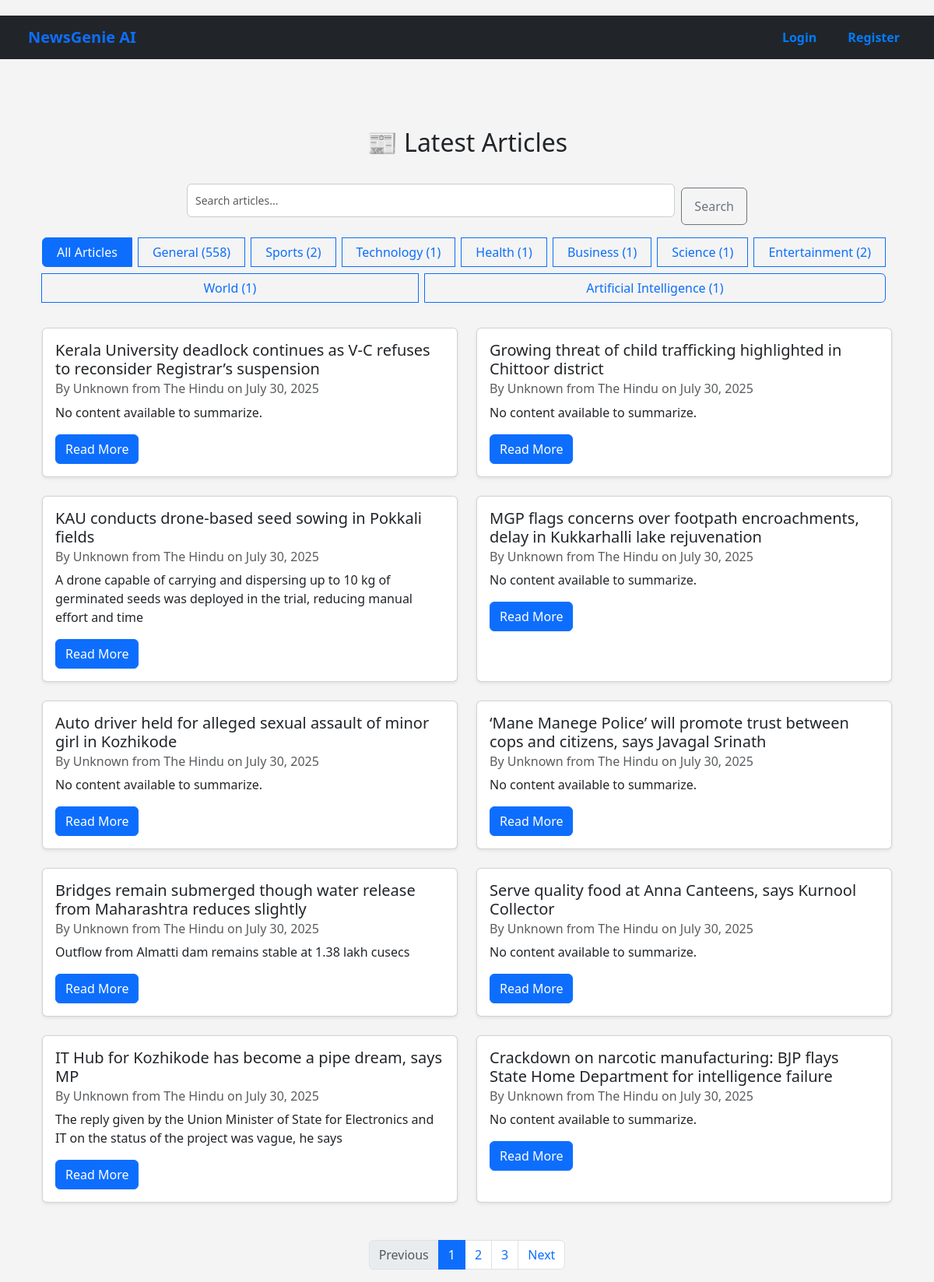
The app's page /articles/ with its own data.
### news/models.py (models this page shows, shortened)
class Category(models.Model):
    name = models.CharField(max_length=100)
    description = models.TextField(blank=True)
    class Meta:
        ordering = ['name']

class Article(models.Model):
    title = models.CharField(max_length=200)
    content = models.TextField()
    summary = models.TextField(blank=True, null=True)
    source_url = models.URLField()
    category = models.ForeignKey(Category, on_delete=models.CASCADE)
    published_date = models.DateTimeField(default=timezone.now)
    link = models.URLField(max_length=500, unique=True, null=True, blank=True)
    publication_date = models.DateTimeField(null=True, blank=True)
    author = models.CharField(max_length=255, default='Unknown')
    source = models.CharField(max_length=100, default='Unknown')
    created_at = models.DateTimeField(auto_now_add=True)
    audio_file = models.CharField(max_length=255, blank=True, null=True)
    audio_file = models.FileField(upload_to='news_audio/', null=True, blank=True)
    approved = models.BooleanField(default=False)
    class Meta:
        ordering = ['-published_date']

### news/views.py (the view, shortened to what this page needs)
# urls.py: path('', ArticleListView.as_view(), name='home'),
class ArticleListView(ListView):
    model = Article
    template_name = 'news/article_list.html'
    context_object_name = 'articles'
    paginate_by = 10
    def get_queryset(self):
        queryset = Article.objects.all().order_by('-published_date')
        category = self.request.GET.get('category')
        query = self.request.GET.get('q')
        if category:
            queryset = queryset.filter(category__name__iexact=category)
        return queryset
    def get_context_data(self, **kwargs):
        context = super().get_context_data(**kwargs)
        context['categories'] = Category.objects.annotate(article_count=Count('article'))
        context['current_category'] = self.request.GET.get('category', '')
        context['query'] = self.request.GET.get('q', '')
        context['recommendations'] = []
        return context

### news/templates/news/article_list.html (shortened to what this page needs)
{% extends 'base.html' %}
{% block content %}
<div class="container mt-4">
  <h2 class="mb-4 text-center">📰 Latest Articles</h2>
  <div class="mb-4">
    <div class="row justify-content-center">
      <div class="col-md-8">
  <form method="get" action="{% url 'home' %}" class="d-flex align-items-stretch mb-3">
    <input type="text" name="q" value="{{ query }}" placeholder="Search articles..." class="form-control flex-grow-1 me-2" />
    <button type="submit" class="btn btn-outline-secondary w-auto px-3">Search</button>
  </form>
</div>
      <div class="col-md-12 text-center">
        <div class="btn-group flex-wrap" role="group">
          <a href="{% url 'home' %}" class="btn {% if not current_category %}btn-primary{% else %}btn-outline-primary{% endif %} mb-2 me-2">
            All Articles
          </a>
          {% for category in categories %}
            <a href="{% url 'home' %}?category={{ category.name }}{% if query %}&q={{ query }}{% endif %}"
               class="btn {% if current_category == category.name %}btn-primary{% else %}btn-outline-primary{% endif %} mb-2 me-2">
              {{ category.name }} ({{ category.article_count }})
            </a>
          {% endfor %}
        </div>
      </div>
    </div>
  </div>
  <div class="row">
    {% for article in articles %}
      <div class="col-md-6 mb-4">
        <div class="card h-100 shadow-sm">
          <div class="card-body">
            <h5 class="card-title">{{ article.title }}</h5>
<h6 class="card-subtitle mb-2 text-muted">
  By {{ article.author }} from {{ article.source }} on {{ article.publication_date|date:"F d, Y" }}
</h6>
            <p class="card-text">{{ article.summary|default:"" }}</p>
            <a href="{% url 'article_detail' article.pk %}" class="btn btn-primary">Read More</a>
          </div>
        </div>
      </div>
    {% empty %}
      <div class="col-12 text-center">
        <p class="text-muted">No articles found.</p>
      </div>
    {% endfor %}
  </div>
</div>
  {% if is_paginated %}
    <div class="d-flex justify-content-center mt-4">
      <nav>
        <ul class="pagination">
          {% if page_obj.has_previous %}
            <li class="page-item">
              <a class="page-link" href="?{% if current_category %}category={{ current_category }}&{% endif %}{% if query %}q={{ query }}&{% endif %}page={{ page_obj.previous_page_number }}">Previous</a>
            </li>
          {% else %}
            <li class="page-item disabled"><span class="page-link">Previous</span></li>
          {% endif %}
          {% for num in paginator.page_range %}
            {% if page_obj.number == num %}
              <li class="page-item active"><span class="page-link">{{ num }}</span></li>
            {% elif num > page_obj.number|add:'-3' and num < page_obj.number|add:'3' %}
              <li class="page-item">
                <a class="page-link" href="?{% if current_category %}category={{ current_category }}&{% endif %}{% if query %}q={{ query }}&{% endif %}page={{ num }}">{{ num }}</a>
              </li>
            {% endif %}
          {% endfor %}
          {% if page_obj.has_next %}
            <li class="page-item">
              <a class="page-link" href="?{% if current_category %}category={{ current_category }}&{% endif %}{% if query %}q={{ query }}&{% endif %}page={{ page_obj.next_page_number }}">Next</a>
            </li>
          {% else %}
            <li class="page-item disabled"><span class="page-link">Next</span></li>
          {% endif %}
        </ul>
      </nav>
    </div>
  {% endif %}
{% endblock %}

### static/css/style.css (style rules this page uses)
* { margin: 0; padding: 0; box-sizing: border-box; }
body { font-family: 'Segoe UI', sans-serif; background-color: #f4f4f4; min-height: 100vh; display: flex; flex-direction: column; align-items: center; }
form input[type="text"], form input[type="password"], form input[type="email"] { width: 100%; padding: 10px; margin: 10px 0; border: 1px solid #ccc; border-radius: 6px; font-size: 14px; }
form input[type="submit"], form button { width: 100%; padding: 10px; background-color: #007bff; color: white; border: none; border-radius: 6px; margin-top: 15px; font-size: 15px; cursor: pointer; transition: background-color 0.3s; }

### records on screen
Category: name "General", article_count "558"
Category: name "Sports", article_count "2"
Category: name "Technology", article_count "1"
Category: name "Health", article_count "1"
Category: name "Business", article_count "1"
Category: name "Science", article_count "1"
Category: name "Entertainment", article_count "2"
Category: name "World", article_count "1"
Category: name "Artificial Intelligence", article_count "1"
Article: title "Kerala University deadlock continues as V-C refuses to reconsider Registrar’s suspension", author "Unknown", source "The Hindu", publication_date "July 30, 2025", summary "No content available to summarize."
Article: title "Growing threat of child trafficking highlighted in Chittoor district", author "Unknown", source "The Hindu", publication_date "July 30, 2025", summary "No content available to summarize."
Article: title "KAU conducts drone-based seed sowing in Pokkali fields", author "Unknown", source "The Hindu", publication_date "July 30, 2025", summary "A drone capable of carrying and dispersing up to 10 kg of germinated seeds was deployed in the trial, reducing manual effort and time"
Article: title "MGP flags concerns over footpath encroachments, delay in Kukkarhalli lake rejuvenation", author "Unknown", source "The Hindu", publication_date "July 30, 2025", summary "No content available to summarize."
Article: title "Auto driver held for alleged sexual assault of minor girl in Kozhikode", author "Unknown", source "The Hindu", publication_date "July 30, 2025", summary "No content available to summarize."
Article: title "‘Mane Manege Police’ will promote trust between cops and citizens, says Javagal Srinath", author "Unknown", source "The Hindu", publication_date "July 30, 2025", summary "No content available to summarize."
Article: title "Bridges remain submerged though water release from Maharashtra reduces slightly", author "Unknown", source "The Hindu", publication_date "July 30, 2025", summary "Outflow from Almatti dam remains stable at 1.38 lakh cusecs"
Article: title "Serve quality food at Anna Canteens, says Kurnool Collector", author "Unknown", source "The Hindu", publication_date "July 30, 2025", summary "No content available to summarize."
Article: title "IT Hub for Kozhikode has become a pipe dream, says MP", author "Unknown", source "The Hindu", publication_date "July 30, 2025", summary "The reply given by the Union Minister of State for Electronics and IT on the status of the project was vague, he says"
Article: title "Crackdown on narcotic manufacturing: BJP flays State Home Department for intelligence failure", author "Unknown", source "The Hindu", publication_date "July 30, 2025", summary "No content available to summarize."

### other values on screen
{{ num }} "1"
{{ num }} "2" "3"
